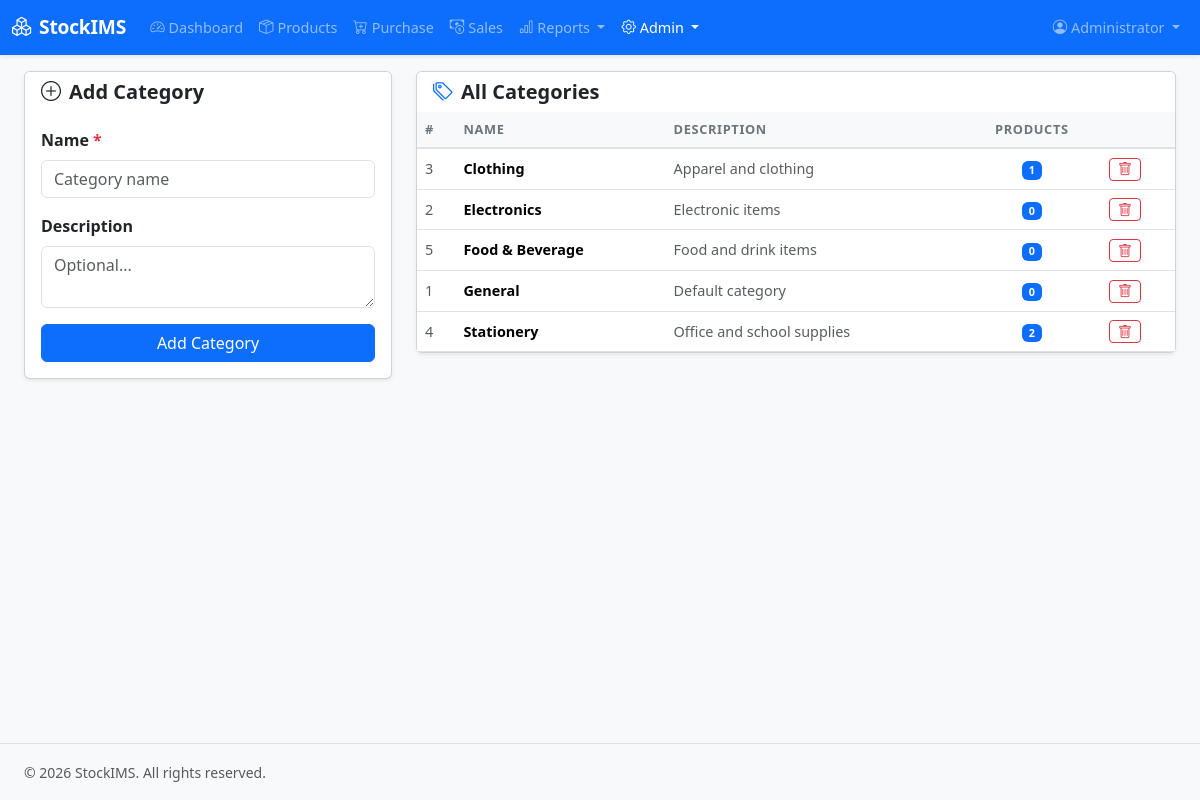
/pages/categories.php (signed in), run on the app's committed database.
### tables this page shows
CREATE TABLE IF NOT EXISTS `categories` (
  `id`          INT UNSIGNED    NOT NULL AUTO_INCREMENT,
  `name`        VARCHAR(100)    NOT NULL UNIQUE,
  `description` VARCHAR(255)    DEFAULT NULL,
  `created_at`  TIMESTAMP       NOT NULL DEFAULT CURRENT_TIMESTAMP,
  PRIMARY KEY (`id`)
);

### includes/db.php (called while the page is built, shortened)
<?php
function get_db(): mysqli {
    static $conn = null;
    if ($conn !== null) return $conn;
    $conn = new mysqli(DB_HOST, DB_USER, DB_PASS, DB_NAME, (int)DB_PORT);
    $conn->set_charset('utf8mb4');
    return $conn;
}
function db_query(string $sql, string $types = '', array $params = []): mysqli_result|bool {
    $conn = get_db();
    if (empty($params)) {
        return $conn->query($sql);
    }
    $stmt = $conn->prepare($sql);
    $stmt->bind_param($types, ...$params);
    $stmt->execute();
    $result = $stmt->get_result();
    return $result ?: true;
}
function db_fetch_all(string $sql, string $types = '', array $params = []): array {
    $result = db_query($sql, $types, $params);
    $rows = [];
    while ($row = $result->fetch_assoc()) {
        $rows[] = $row;
    }
    return $rows;
}

### pages/categories.php (the view, shortened to what this page needs)
<?php
require_once __DIR__ . '/../includes/db.php';
$categories = db_fetch_all(
    "SELECT c.*, COUNT(p.id) AS product_count
     FROM categories c
     LEFT JOIN products p ON c.id = p.category_id AND p.deleted_at IS NULL
     GROUP BY c.id ORDER BY c.name"
);
require_once __DIR__ . '/../includes/header.php';
?>
<div class="row g-4">
  <div class="col-lg-4">
    <div class="card shadow-sm">
      <div class="card-header bg-white border-0"><h5 class="fw-bold mb-0"><i class="bi bi-plus-circle me-2"></i>Add Category</h5></div>
      <div class="card-body">
        <form method="post">
          <div class="mb-3">
            <label class="form-label fw-semibold">Name <span class="text-danger">*</span></label>
            <input type="text" name="name" class="form-control" required placeholder="Category name">
          </div>
          <div class="mb-3">
            <label class="form-label fw-semibold">Description</label>
            <textarea name="description" class="form-control" rows="2" placeholder="Optional..."></textarea>
          </div>
          <button type="submit" class="btn btn-primary w-100">Add Category</button>
        </form>
      </div>
    </div>
  </div>
  <div class="col-lg-8">
    <div class="card shadow-sm">
      <div class="card-header bg-white border-0"><h5 class="fw-bold mb-0"><i class="bi bi-tags me-2 text-primary"></i>All Categories</h5></div>
      <div class="card-body p-0">
        <table class="table table-hover mb-0">
          <thead class="table-light">
            <tr><th>#</th><th>Name</th><th>Description</th><th class="text-center">Products</th><th></th></tr>
          </thead>
          <tbody>
            <?php foreach ($categories as $c): ?>
            <tr>
              <td class="small text-muted"><?= $c['id'] ?></td>
              <td class="fw-semibold small"><?= htmlspecialchars($c['name']) ?></td>
              <td class="small text-muted"><?= htmlspecialchars($c['description'] ?? '—') ?></td>
              <td class="text-center"><span class="badge bg-primary"><?= $c['product_count'] ?></span></td>
              <td>
                <form method="post" class="d-inline">
                  <button type="submit" class="btn btn-sm btn-outline-danger py-0 px-2"
                    data-confirm="Delete category '<?= htmlspecialchars($c['name'], ENT_QUOTES) ?>'?">
                    <i class="bi bi-trash"></i>
                  </button>
                </form>
              </td>
            </tr>
            <?php endforeach; ?>
          </tbody>
        </table>
      </div>
    </div>
  </div>
</div>
<?php require_once __DIR__ . '/../includes/footer.php'; ?>

### assets/css/app.css (style rules this page uses)
body { min-height: 100vh; display: flex; flex-direction: column; background-color: #f8f9fa; font-family: 'Segoe UI', system-ui, -apple-system, sans-serif; }
.table th { font-weight: 600; font-size: 0.8rem; text-transform: uppercase; letter-spacing: 0.05em; color: #6c757d; border-bottom: 2px solid #dee2e6; white-space: nowrap; }
.table td { vertical-align: middle; font-size: 0.9rem; }

### data on the page
categories: id "3", name "Clothing", description "Apparel and clothing", product_count "1"
categories: id "2", name "Electronics", description "Electronic items", product_count "0"
categories: id "5", name "Food & Beverage", description "Food and drink items", product_count "0"
categories: id "1", name "General", description "Default category", product_count "0"
categories: id "4", name "Stationery", description "Office and school supplies", product_count "2"

### other printed values
APP_NAME "StockIMS"
$user['name'] "Administrator"
